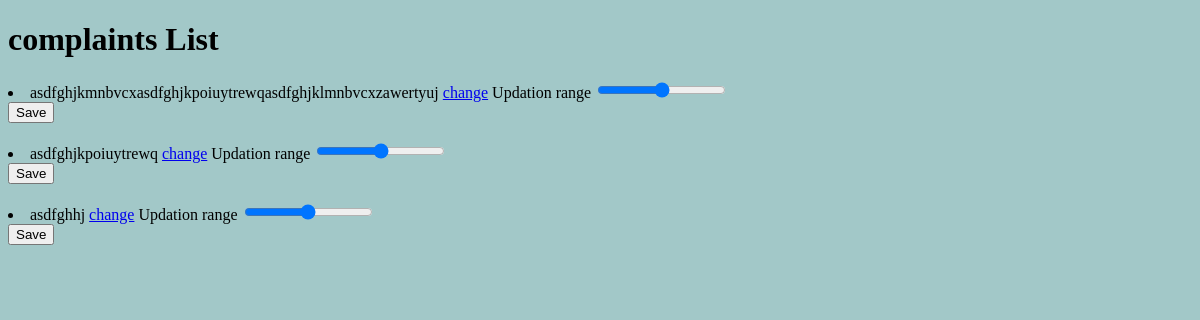
Before: /complaintlist/ with the older database file.
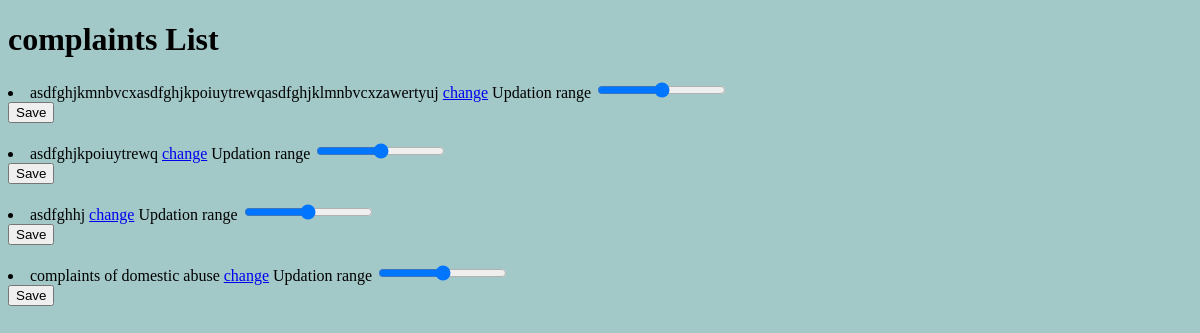
After: the same page with the newer database file.
### safty/models.py (models this page shows, shortened)
class Complaint(models.Model):
    complainant = models.ForeignKey(User, on_delete=models.CASCADE)
    description = models.TextField()
    date_time = models.DateTimeField(auto_now_add=True)

### safty/views.py (the view)
# urls.py: path("complaintlist/",ComplaintListView.as_view(), name="complaint-detail"),
class ComplaintListView(ListView):
    model = Complaint
    template_name = 'complaint_list.html'
    context_object_name = 'complaints'

### safty/templates/complaint_list.html (shortened to what this page needs)
<!DOCTYPE html>
<html lang="en">
<head>
</head>
<body style="background-color: rgb(162, 200, 200);">
    <h1>complaints List</h1>
    <div class="container mb-5" >
        <div class="row d-flex justify-content-evenly">
            <div class="col-7 border" style="height: 580px;">
            <div>
                {% for complaint in complaints %}
                <li>{{ complaint.description }}
                    <a href="{%url 'complaint_change' complaint.id %}">change</a>
                    <label for="customRange3" class="form-label">Updation range</label>
                    <input type="range" class="form-range" min="0" max="5" step="0.5" id="customRange3">
                        </li>
                        <button type="submit">Save</button><br><br>
                {% endfor %}
            </div>
   </div>
    </div>
</body>
</html>

Changed rows visible on the page:
added Complaint: description "complaints of domestic abuse"
